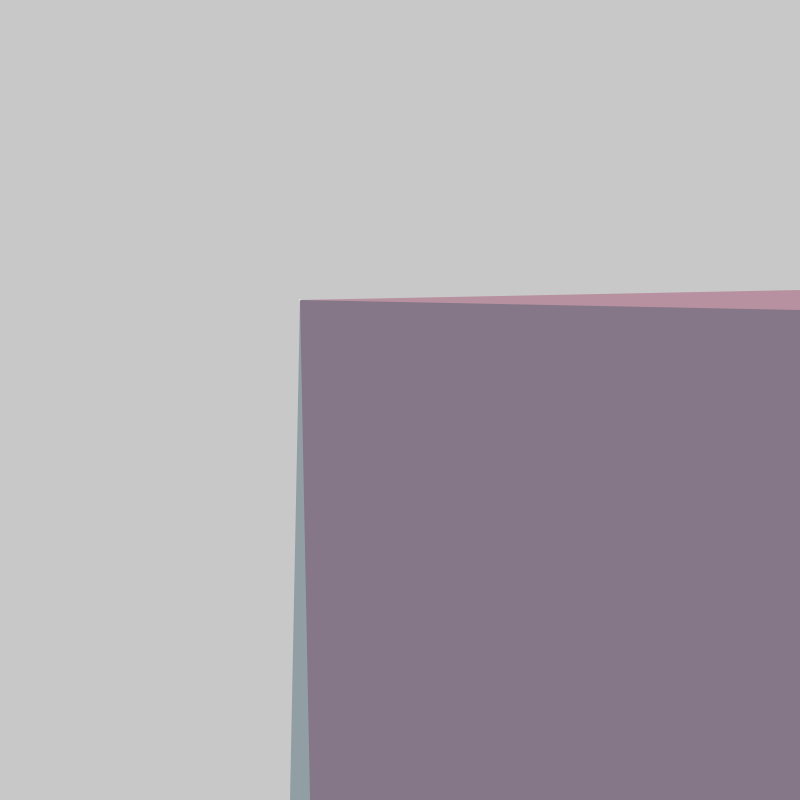
Frame 1 (no input)
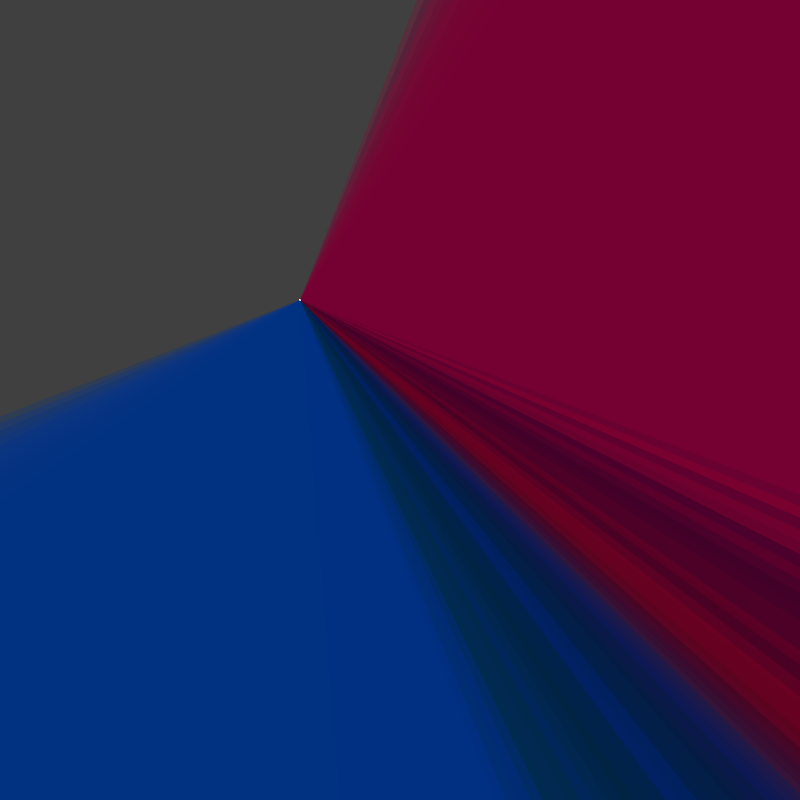
Frame 60 (the mouse pressed at the canvas centre just before this capture)
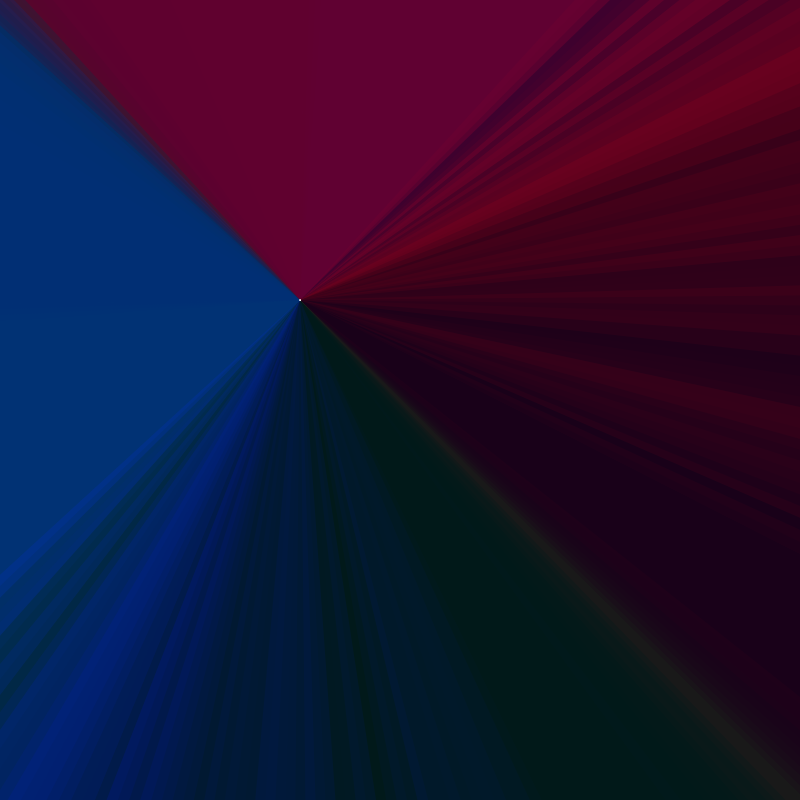
Frame 120 (the mouse held since frame 60 and released just before this capture)

The Processing sketch that drew these frames (run headless with seeded random() and noise(); from frame 60 on, the mouse is pressed at the canvas centre):

// Processing sketch: processing_170163
// ── processing_170163.pde

float angle = 0.0;
void setup() { 
  size(800, 800); 
  smooth(); 
  noStroke();
}
void draw() {
  fill(0, 5);
  rect(0, 0, width, height); 
  fill(255);
  angle = angle + 0.02; 
  pushMatrix();
  translate(300, 300); 
  rotate(-angle);
  fill(random(30,200),0,50,70);
  rect(0, 0, width, height); 
  fill(255);
  ellipse(0, 0, 1, 1);
  popMatrix();
  pushMatrix();
  translate(300, 300); 
  rotate(angle);
  fill(0,50,random(30,200),70);
  rect(0, 0, width, height); 
  fill(255);
  ellipse(0, 0, 1, 1);
  popMatrix();

}
